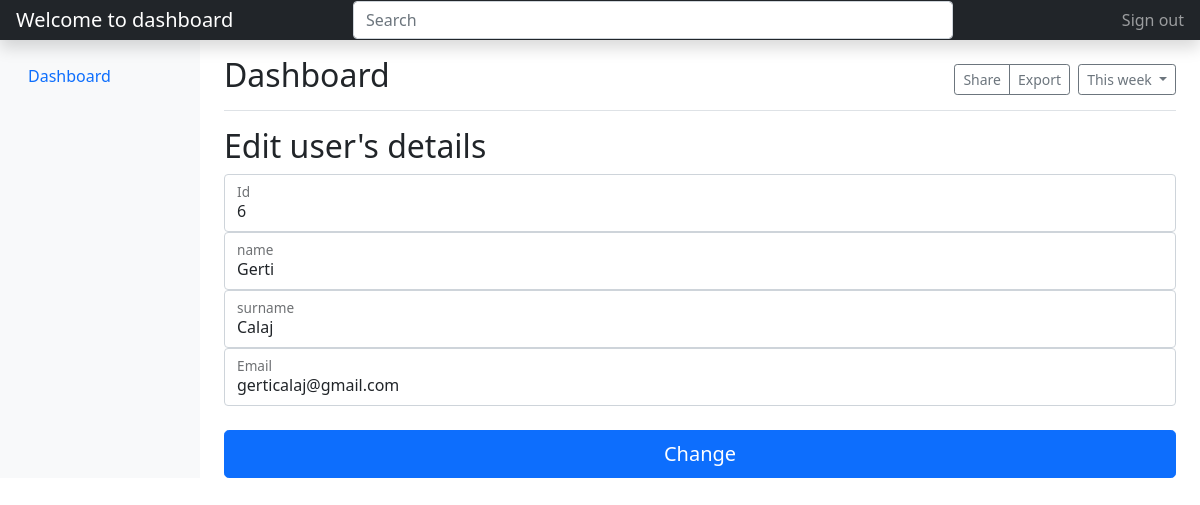
/Forms/edit.php?id=6, run on the app's committed database.
### tables this page shows
CREATE TABLE `user` (
  `id` int(11) NOT NULL,
  `name` varchar(255) NOT NULL,
  `surname` varchar(255) NOT NULL,
  `email` varchar(255) NOT NULL,
  `password` varchar(255) NOT NULL,
  `is_admin` tinyint(1) NOT NULL DEFAULT 0
);

### Forms/edit.php (the view, shortened to what this page needs)
<?php
   include_once('../database/config.php');
   $id = $_GET['id'];
   $sql = "SELECT * FROM user WHERE id=:id";
   $selectUser = $conn->prepare($sql);
   $selectUser->bindParam(':id', $id);
   $selectUser->execute();
   $user_data = $selectUser->fetch();
 ?>
 <!DOCTYPE html>
 <html>
 <head>
 	<link href="https://cdn.jsdelivr.net/npm/bootstrap@5.1.3/dist/css/bootstrap.min.css" rel="stylesheet">
 </head>
 <body>
 <header class="navbar navbar-dark sticky-top bg-dark flex-md-nowrap p-0 shadow">
  <a class="navbar-brand col-md-3 col-lg-2 me-0 px-3" href="#"><?php echo "Welcome to dashboard ".$_SESSION['surname']; ?></a>
  <input class="form-control form-control-dark w-50" type="text" placeholder="Search" aria-label="Search">
  <div class="navbar-nav">
    <div class="nav-item text-nowrap">
      <a class="nav-link px-3" href="logout.php">Sign out</a>
    </div>
  </div>
</header>
<div class="container-fluid">
  <div class="row">
    <nav id="sidebarMenu" class="col-md-3 col-lg-2 d-md-block bg-light sidebar collapse">
      <div class="position-sticky pt-3">
        <ul class="nav flex-column">
          <li class="nav-item">
            <a class="nav-link active" aria-current="page" href="../main/admin_dashboard.php">
              Dashboard
            </a>
        </ul>
      </div>
    </nav>
    <main class="col-md-9 ms-sm-auto col-lg-10 px-md-4">
      <div class="d-flex justify-content-between flex-wrap flex-md-nowrap align-items-center pt-3 pb-2 mb-3 border-bottom">
        <h1 class="h2">Dashboard</h1>
        <div class="btn-toolbar mb-2 mb-md-0">
          <div class="btn-group me-2">
            <button type="button" class="btn btn-sm btn-outline-secondary">Share</button>
            <button type="button" class="btn btn-sm btn-outline-secondary">Export</button>
          </div>
          <button type="button" class="btn btn-sm btn-outline-secondary dropdown-toggle">
            This week
          </button>
        </div>
      </div>
      <h2>Edit user's details</h2>
      <div class="table-responsive">
        <form action="../Logic/editL.php" method="post">
        <div class="form-floating">
          <input type="number" class="form-control" id="floatingInput" placeholder="Id" name="id" value="<?php echo  $user_data['id'] ?>">
          <label for="floatingInput">Id</label>
        </div>
        <div class="form-floating">
          <input type="text" class="form-control" id="floatingInput" placeholder="name" name="name" value="<?php echo  $user_data['name'] ?>">
          <label for="floatingInput">name</label>
        </div>
        <div class="form-floating">
          <input type="text" class="form-control" id="floatingInput" placeholder="surname" name="surname" value="<?php echo  $user_data['surname'] ?>">
          <label for="floatingInput">surname</label>
        </div>
        <div class="form-floating">
          <input type="email" class="form-control" id="floatingInput" placeholder="Email" name="email" value="<?php echo  $user_data['email'] ?>">
          <label for="floatingInput">Email</label>
        </div>
        <br>
        <button class="w-100 btn btn-lg btn-primary" type="submit" name="submit" href='../Main/admin_dashboard'>Change</button>
      </form>
      </div>
    </main>
  </div>
</div>
  </body>
</html>
 </body>
 </html>

### data on the page
user: id "6", name "Gerti", surname "Calaj", email "gerticalaj@gmail.com"
